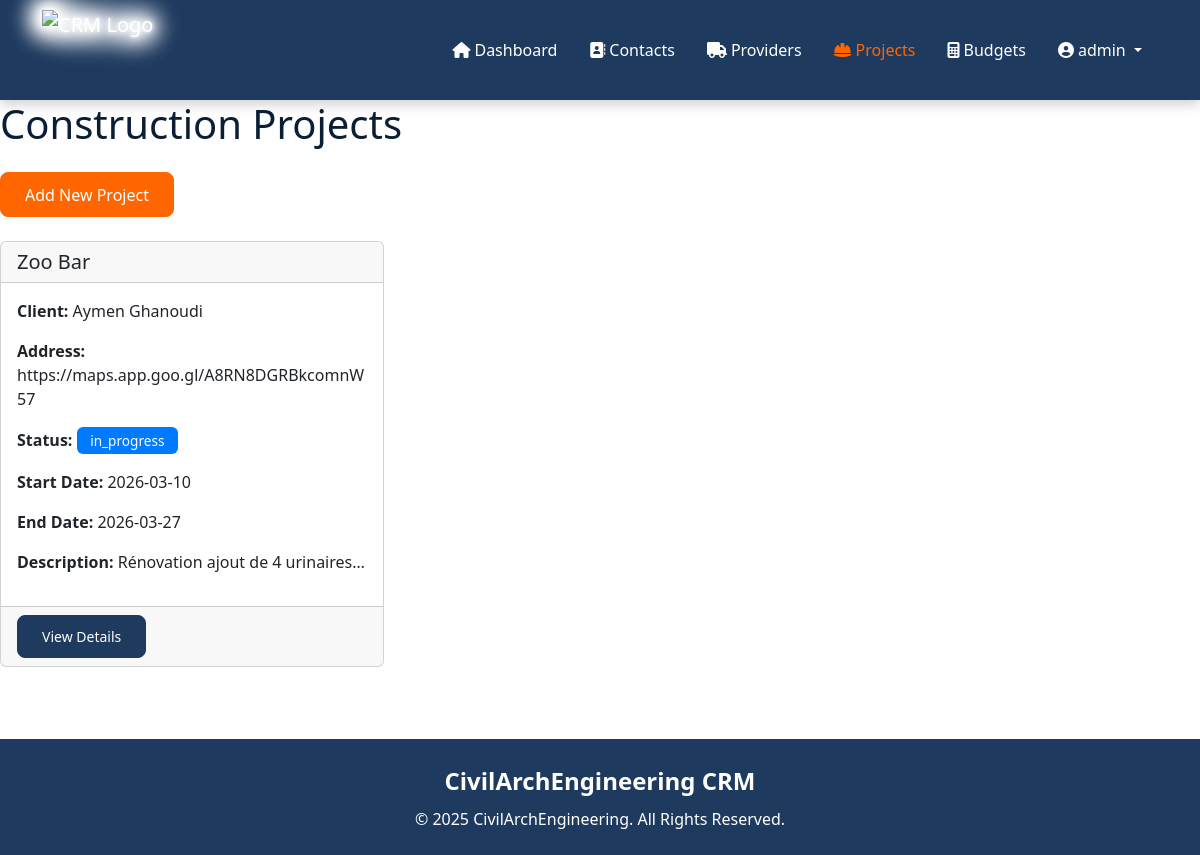
The page /projects (signed in) on the database its author committed.
### app.py (models this page shows, shortened)
class User(UserMixin, db.Model):
    id = db.Column(db.Integer, primary_key=True)
    username = db.Column(db.String(80), unique=True, nullable=False)
    password_hash = db.Column(db.String(120), nullable=False)

class Project(db.Model):
    id = db.Column(db.Integer, primary_key=True)
    name = db.Column(db.String(100), nullable=False)
    client_name = db.Column(db.String(100))
    address = db.Column(db.String(200))
    start_date = db.Column(db.Date)
    end_date = db.Column(db.Date)
    status = db.Column(db.String(50))
    description = db.Column(db.Text)
    budget_total = db.Column(db.Float, default=0.0)

### app.py (the view)
@app.route('/projects')
@login_required
def projects():
    projects_list = Project.query.all()
    return render_template('projects.html', projects=projects_list)

### app.py (called while the page is built)
@login_manager.user_loader
def load_user(user_id):
    return User.query.get(int(user_id))

### templates/projects.html (shortened to what this page needs)
{% extends "base.html" %}
{% block content %}
<div class="row">
    <div class="col-12">
        <h1 class="mb-4">Construction Projects</h1>
    </div>
</div>
<div class="row mb-4">
    <div class="col-12">
        <button type="button" class="btn btn-warning" data-bs-toggle="modal" data-bs-target="#addProjectModal">
            Add New Project
        </button>
    </div>
</div>
<div class="row">
    {% for project in projects %}
    <div class="col-md-4 mb-4">
        <div class="card h-100">
            <div class="card-header">
                <h5 class="card-title mb-0">{{ project.name }}</h5>
            </div>
            <div class="card-body">
                <p><strong>Client:</strong> {{ project.client_name }}</p>
                <p><strong>Address:</strong> {{ project.address }}</p>
                <p><strong>Status:</strong>
                    <span class="badge bg-{{ 'warning' if project.status == 'planned' else 'primary' if project.status == 'in_progress' else 'success' }}">
                        {{ project.status }}
                    </span>
                </p>
                <p><strong>Start Date:</strong> {{ project.start_date.strftime('%Y-%m-%d') if project.start_date else 'Not set' }}</p>
                <p><strong>End Date:</strong> {{ project.end_date.strftime('%Y-%m-%d') if project.end_date else 'Not set' }}</p>
                <p class="text-truncate"><strong>Description:</strong> {{ project.description or 'No description' }}</p>
            </div>
            <div class="card-footer">
                <a href="{{ url_for('project_detail', id=project.id) }}" class="btn btn-sm btn-primary">View Details</a>
            </div>
        </div>
    </div>
    {% endfor %}
</div>
{% endblock %}

### templates/base.html (shortened to what this page needs)
<!DOCTYPE html>
<html lang="en">
<head>
    <link href="https://cdn.jsdelivr.net/npm/bootstrap@5.3.3/dist/css/bootstrap.min.css" rel="stylesheet">
    <link rel="stylesheet" href="https://cdnjs.cloudflare.com/ajax/libs/font-awesome/6.5.0/css/all.min.css">
    <link rel="stylesheet" href="{{ url_for('static', filename='style.css') }}">
</head>
<body>
    <header class="fixed-top">
        <div class="container">
            <nav class="navbar navbar-expand-lg navbar-dark">
                <a class="navbar-brand" href="{{ url_for('index') }}">
                    <img src="{{ url_for('static', filename='logo.png') }}" alt="CRM Logo" class="img-fluid">
                </a>
                <div class="collapse navbar-collapse justify-content-end" id="navbarNav">
                    <ul class="navbar-nav">
                        <li class="nav-item">
                            <a class="nav-link {% if request.endpoint == 'index' %}active{% endif %}" href="{{ url_for('index') }}">
                                <i class="fas fa-home me-1"></i>Dashboard
                            </a>
                        </li>
                        <li class="nav-item">
                            <a class="nav-link {% if request.endpoint == 'contacts' %}active{% endif %}" href="{{ url_for('contacts') }}">
                                <i class="fas fa-address-book me-1"></i>Contacts
                            </a>
                        </li>
                        <li class="nav-item">
                            <a class="nav-link {% if request.endpoint == 'providers' %}active{% endif %}" href="{{ url_for('providers') }}">
                                <i class="fas fa-truck me-1"></i>Providers
                            </a>
                        </li>
                        <li class="nav-item">
                            <a class="nav-link {% if request.endpoint == 'projects' %}active{% endif %}" href="{{ url_for('projects') }}">
                                <i class="fas fa-hard-hat me-1"></i>Projects
                            </a>
                        </li>
                        <li class="nav-item">
                            <a class="nav-link {% if request.endpoint == 'budgets' %}active{% endif %}" href="{{ url_for('budgets') }}">
                                <i class="fas fa-calculator me-1"></i>Budgets
                            </a>
                        </li>
                        {% if current_user.is_authenticated %}
                        <li class="nav-item dropdown">
                            <a class="nav-link dropdown-toggle" href="#" role="button" data-bs-toggle="dropdown">
                                <i class="fas fa-user-circle me-1"></i>{{ current_user.username }}
                            </a>
                        </li>
                        {% endif %}
                    </ul>
                </div>
            </nav>
        </div>
    </header>
    <main>
        {% block content %}{% endblock %}
    </main>
    <footer>
        <div class="container py-4">
            <p class="mb-2 fs-4 fw-bold">CivilArchEngineering CRM</p>
            <p class="mb-0">© 2025 CivilArchEngineering. All Rights Reserved.</p>
        </div>
    </footer>
</body>
</html>

### static/style.css (style rules this page uses)
:root { --primary: #1E3A5F; --primary-mid: #2C5282; --accent-glow: #4DA8DA; --accent: #FF6600; --dark-text: #0A1F35; --light-bg: #E8EEF4; --white: #FFFFFF; --sidebar-width: 250px; }
body { font-family: 'Segoe UI', Tahoma, Geneva, Verdana, sans-serif; color: var(--dark-text); background-color: #fff; padding-top: 100px; min-height: 100vh; display: flex; flex-direction: column; }
main { flex: 1; }
header { background: var(--primary); box-shadow: 0 4px 12px rgba(0,0,0,0.2); }
.navbar { padding: 0; min-height: 100px; }
.navbar-brand { display: flex; align-items: center; padding: 0; }
.navbar-brand img { height: 80px; width: auto; max-height: 100%; object-fit: contain; filter: drop-shadow(0 0 14px #ffffff) drop-shadow(0 0 9px #ffffff) drop-shadow(0 0 5px #ffffff) drop-shadow(0 0 2px #ffffff); }
.nav-link { color: var(--white) !important; font-weight: 500; transition: color 0.3s; padding: 0.5rem 1rem !important; }
.nav-link:hover, .nav-link.active { color: var(--accent) !important; }
.nav-link i { margin-right: 0.3rem; }
.btn { border-radius: 8px; font-weight: 500; padding: 0.6rem 1.5rem; transition: all 0.3s; }
.btn-warning, .btn-warning:hover, .btn-warning:focus, .btn-warning:active { background-color: var(--accent) !important; border-color: var(--accent) !important; color: var(--white) !important; }
.btn-primary { background-color: var(--primary); border-color: var(--primary); }
footer { background: var(--primary); color: var(--white); text-align: center; margin-top: 3rem; }
.badge.bg-primary { background-color: #007bff !important; }
.badge { color: white !important; padding: 0.5em 1em; font-size: 0.85em; font-weight: 500; }

### rows shown on the page
User: username "admin"
Project: name "Zoo Bar", client_name "Aymen Ghanoudi", address "https://maps.app.goo.gl/A8RN8DGRBkcomnW57", status "in_progress", start_date "2026-03-10", end_date "2026-03-27", description "Rénovation ajout de 4 urinaires…"
